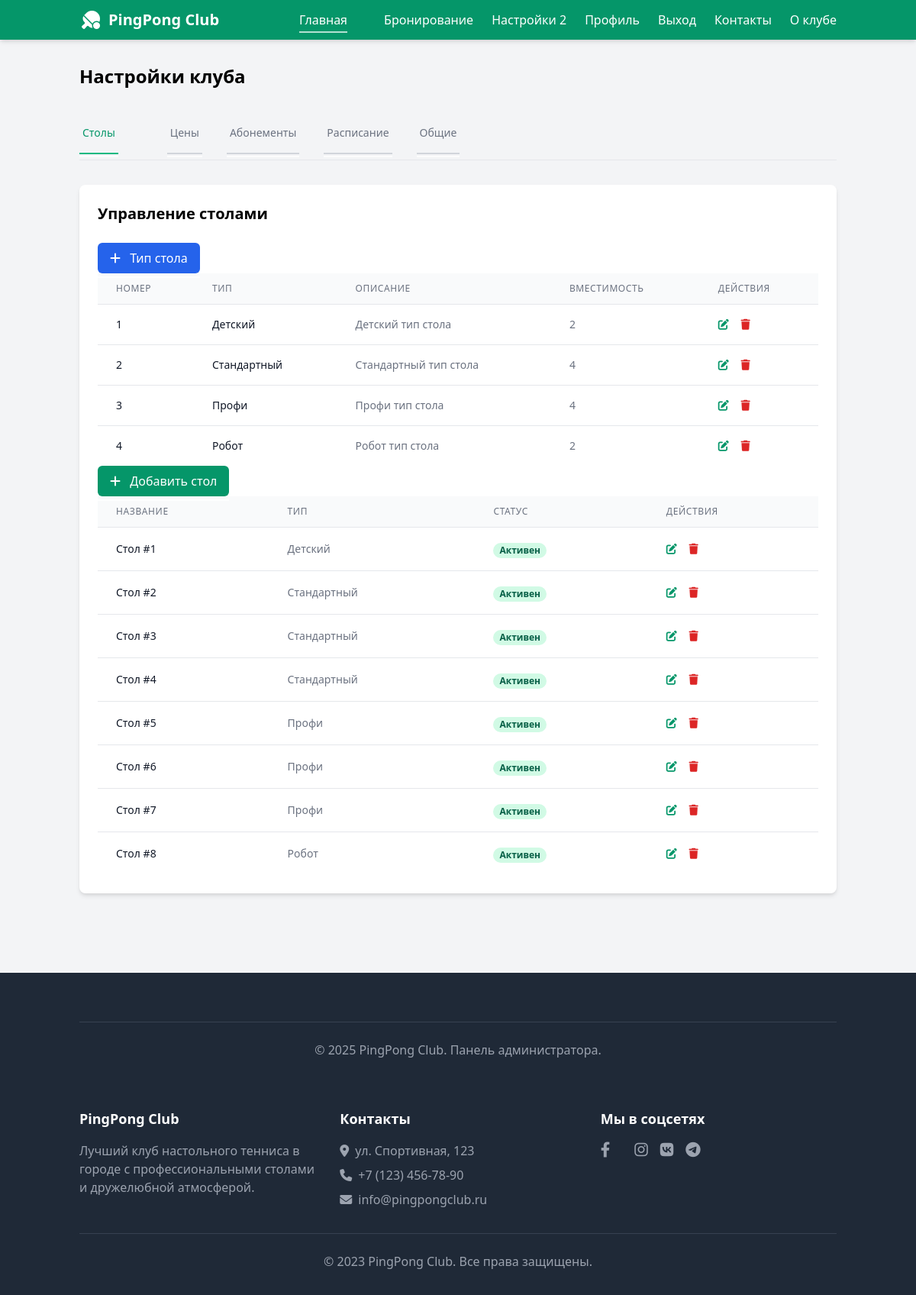
/settings/tables/ (signed in), run on the app's committed database.
### bookings/models.py (models this page shows, shortened)
class TableType(models.Model):
    name = models.CharField(max_length=50, verbose_name="Название типа")
    description = models.TextField(blank=True, verbose_name="Описание")
    default_capacity = models.PositiveIntegerField(default=2, verbose_name="Вместимость по умолчанию")
    class Meta:
        verbose_name = "Тип стола"
        verbose_name_plural = "Типы столов"
    def __str__(self):
        return self.name

class Table(models.Model):
    number = models.PositiveIntegerField(unique=True, verbose_name="Номер стола")
    table_type = models.ForeignKey(TableType, on_delete=models.PROTECT, verbose_name="Тип стола")
    is_active = models.BooleanField(default=True, verbose_name="Активен")
    description = models.TextField(blank=True, verbose_name="Дополнительное описание")
    class Meta:
        verbose_name = "Стол"
        verbose_name_plural = "Столы"
        ordering = ['number']

### admin_settings/views.py (the view, shortened to what this page needs)
# urls.py: path('<str:active_tab>/', ClubSettingsView.as_view(), name='club_settings'),
class ClubSettingsView(LoginRequiredMixin, View):
    template_name = 'admin/admin-settings.html'
    def get(self, request, *args, **kwargs):
        active_tab = kwargs.get('active_tab', 'tables')
        context = self.get_context_data(active_tab)
        return render(request, self.template_name, context)
    def get_context_data(self, active_tab):
        context = {
            'active_tab': active_tab,
            'club_settings': ClubSettings.objects.first() or ClubSettings.objects.create(),
            'notifications': NotificationSettings.objects.first(),
            'settings_form': ClubSettingsForm
        }
        if active_tab == 'tables':
            context.update({
                'tables': Table.objects.all(),
                'table_form': TableForm(),
                'table_type_form': TableTypeForm(),  # Добавьте эту строку
                'table_types': TableType.objects.all(),
            })
        elif active_tab == 'memberships':
            context.update({
                'membership_types': MembershipType.objects.all(),
                'membership_form': MembershipTypeForm(),
            })
        return context

### templates/admin/admin-settings.html (shortened to what this page needs)
    {% extends 'base.html' %}
    {% load static %}
    {% block content %}
        <main class="container mx-auto px-4 py-8">
            <h1 class="text-2xl font-bold mb-8">Настройки клуба</h1>
            <div class="mb-8 overflow-x-auto">
                <div class="border-b border-gray-200 w-max min-w-full">
                    <nav class="-mb-px flex space-x-8 overflow-x-auto pb-2">
                        <a href="{% url 'admin_settings:club_settings' 'tables' %}"
                           class="{% if active_tab == 'tables' %}border-green-500 text-green-600{% else %}border-transparent text-gray-500 hover:text-gray-700 hover:border-2 border-gray-300{% endif %} whitespace-nowrap py-4 px-1 border-b-2 font-medium text-sm">
                            Столы
                        </a>
                        <a href="{% url 'admin_settings:club_settings' 'pricing' %}"
                           class="{% if active_tab == 'pricing' %}border-green-500 text-green-600{% else %}border-transparent text-gray-500 hover:text-gray-700 hover:border-2 border-gray-300{% endif %} whitespace-nowrap py-4 px-1 border-b-2 font-medium text-sm">
                            Цены
                        </a>
                        <a href="{% url 'admin_settings:club_settings' 'memberships' %}"
                           class="{% if active_tab == 'memberships' %}border-green-500 text-green-600{% else %}border-transparent text-gray-500 hover:text-gray-700 hover:border-2 border-gray-300{% endif %} whitespace-nowrap py-4 px-1 border-b-2 font-medium text-sm">
                            Абонементы
                        </a>
                        <a href="{% url 'admin_settings:club_settings' 'schedule' %}"
                           class="{% if active_tab == 'schedule' %}border-green-500 text-green-600{% else %}border-transparent text-gray-500 hover:text-gray-700 hover:border-2 border-gray-300{% endif %} whitespace-nowrap py-4 px-1 border-b-2 font-medium text-sm">
                            Расписание
                        </a>
                        <a href="{% url 'admin_settings:club_settings' 'general' %}"
                           class="{% if active_tab == 'general' %}border-green-500 text-green-600{% else %}border-transparent text-gray-500 hover:text-gray-700 hover:border-2 border-gray-300{% endif %} whitespace-nowrap py-4 px-1 border-b-2 font-medium text-sm">
                            Общие
                        </a>
                    </nav>
                </div>
            </div>
            {% if active_tab == 'tables' %}
                {% include 'admin/settings_templates/tables_settings.html' %}
            {% elif active_tab == 'pricing' %}
                {% include 'admin/settings_templates/pricing_settings.html' %}
            {% elif active_tab == 'memberships' %}
                {% include 'admin/settings_templates/memberships_settings.html' %}
            {% elif active_tab == 'schedule' %}
                {% include 'admin/settings_templates/schedule_settings.html' %}
            {% elif active_tab == 'general' %}
                {% include 'admin/settings_templates/general_settings.html' %}
            {% endif %}
        </main>
        <footer class="bg-gray-800 text-white py-8 mt-12">
            <div class="container mx-auto px-4">
                <div class="border-t border-gray-700 mt-8 pt-6 text-center text-gray-400">
                    <p>&copy; {% now "Y" %} PingPong Club. Панель администратора.</p>
                </div>
            </div>
        </footer>
    {% endblock %}
    {% block extrascripts %}
        {{ block.super }}
    {% endblock %}

### templates/base.html (shortened to what this page needs)
<!DOCTYPE html>
{% load static %}
<html lang="en">
<head>
</head>
{% block extracss %}
    <link href="{% static 'css/flowbite.min.css' %}" rel="stylesheet"/>
    <link href="https://cdn.jsdelivr.net/npm/tailwindcss@2.2.19/dist/tailwind.min.css" rel="stylesheet">
    <link href="https://cdn.jsdelivr.net/npm/flatpickr/dist/flatpickr.min.css" rel="stylesheet">
    <link rel="stylesheet" href="https://cdnjs.cloudflare.com/ajax/libs/font-awesome/6.4.0/css/all.min.css">
    <link rel="stylesheet" href="{% static 'css/styles.css' %}">
{% endblock extracss %}
<body class="bg-gray-100 min-h-screen">
<header class="bg-green-600 text-white shadow-md">
    <div class="container mx-auto px-4 py-3 flex justify-between items-center">
        <div class="flex items-center">
            <i class="fas fa-table-tennis-paddle-ball text-2xl mr-2"></i>
            <a href="{% url 'main:index' %}"><h1 class="text-xl font-bold">PingPong Club</h1></a>
        </div>
        <nav class="hidden md:block">
            <ul class="flex space-x-6">
                <li><a href="{% url 'main:index' %}" class="hover:text-green-200 font-medium">Главная</a></li>
                <li><a href="{% url 'bookings:bookings' %}" class="hover:text-green-200">Бронирование</a></li>
               {% if user.is_authenticated and user.role == 'ADMIN' %}
                    <li><a href="{% url 'admin_settings:club_settings' 'general' %}" class="hover:text-green-200">Настройки
                        2</a></li>
                    <li><a href="{% url 'accounts:profile' %}" class="hover:text-green-200">Профиль</a></li>
                    <li><a href="{% url 'accounts:logout' %}" class="hover:text-green-200">Выход</a></li>
                {% endif %}
                <li><a href="{% url 'main:contacts' %}" class="hover:text-green-200">Контакты</a></li>
                <li><a href="{% url 'main:about' %}" class="hover:text-green-200">О клубе</a></li>
            </ul>
        </nav>
    </div>
</header>
{% block content %}
{% endblock %}
<footer class="bg-gray-800 text-white py-8">
    <div class="container mx-auto px-4">
        <div class="grid grid-cols-1 md:grid-cols-3 gap-8">
            <div>
                <h3 class="text-lg font-semibold mb-4">PingPong Club</h3>
                <p class="text-gray-400">Лучший клуб настольного тенниса в городе с профессиональными столами и
                    дружелюбной атмосферой.</p>
            </div>
            <div>
                <h3 class="text-lg font-semibold mb-4">Контакты</h3>
                <ul class="space-y-2 text-gray-400">
                    <li class="flex items-center">
                        <i class="fas fa-map-marker-alt mr-2"></i>
                        <span>ул. Спортивная, 123</span>
                    </li>
                    <li class="flex items-center">
                        <i class="fas fa-phone mr-2"></i>
                        <span>+7 (123) 456-78-90</span>
                    </li>
                    <li class="flex items-center">
                        <i class="fas fa-envelope mr-2"></i>
                        <span>info@pingpongclub.ru</span>
                    </li>
                </ul>
            </div>
            <div>
                <h3 class="text-lg font-semibold mb-4">Мы в соцсетях</h3>
                <div class="flex space-x-4">
                    <a href="#" class="text-gray-400 hover:text-white transition duration-300">
                        <i class="fab fa-facebook-f text-xl"></i>
                    </a>
                    <a href="#" class="text-gray-400 hover:text-white transition duration-300">
                        <i class="fab fa-instagram text-xl"></i>
                    </a>
                    <a href="#" class="text-gray-400 hover:text-white transition duration-300">
                        <i class="fab fa-vk text-xl"></i>
                    </a>
                    <a href="#" class="text-gray-400 hover:text-white transition duration-300">
                        <i class="fab fa-telegram text-xl"></i>
                    </a>
                </div>
            </div>
        </div>
        <div class="border-t border-gray-700 mt-8 pt-6 text-center text-gray-400">
            <p>&copy; 2023 PingPong Club. Все права защищены.</p>
        </div>
    </div>
</footer>
{% block extrascripts %}
    <script src="https://cdn.jsdelivr.net/npm/@tailwindcss/browser@4"></script>
{% endblock %}
</body>
</html>

### templates/admin/settings_templates/tables_settings.html (shortened to what this page needs)
<div id="tab-tables" class="tab-content">
    <div class="bg-white rounded-lg shadow-md p-4 md:p-6 mb-6">
        <div class="flex flex-col sm:flex-row sm:justify-between sm:items-center mb-4 md:mb-6">
            <h2 class="text-lg md:text-xl font-semibold mb-3 sm:mb-0">Управление столами</h2>
        </div>
        <div class="overflow-x-auto ">
            <button onclick="document.getElementById('add-table-type-modal').classList.remove('hidden')"
                    class="bg-blue-600 hover:bg-blue-700 text-white font-medium py-1.5 px-3 md:py-2 md:px-4 rounded-md transition duration-300 text-sm md:text-base">
                <i class="fas fa-plus mr-1 md:mr-2"></i> Тип стола
            </button>
            <table class="min-w-full divide-y divide-gray-200">
                <thead class="bg-gray-50">
                <tr>
                    <th class="px-3 py-2 md:px-6 md:py-3 text-left text-xs font-medium text-gray-500 uppercase tracking-wider">
                        Номер
                    </th>
                    <th class="px-3 py-2 md:px-6 md:py-3 text-left text-xs font-medium text-gray-500 uppercase tracking-wider">
                        Тип
                    </th>
                    <th class="px-3 py-2 md:px-6 md:py-3 text-left text-xs font-medium text-gray-500 uppercase tracking-wider">
                        Описание
                    </th>
                    <th class="px-3 py-2 md:px-6 md:py-3 text-left text-xs font-medium text-gray-500 uppercase tracking-wider">
                        Вместимость
                    </th>
                    <th class="px-3 py-2 md:px-6 md:py-3 text-left text-xs font-medium text-gray-500 uppercase tracking-wider">
                        Действия
                    </th>
                </tr>
                </thead>
                <tbody class="bg-white divide-y divide-gray-200">
                {% for table_type in table_types %}
                    <tr>
                        <td class="px-3 py-3 md:px-6 md:py-4 whitespace-nowrap text-sm font-medium text-gray-900">{{ forloop.counter }}</td>
                        <td class="px-3 py-3 md:px-6 md:py-4 whitespace-nowrap text-sm font-medium text-gray-900">{{ table_type.name }}</td>
                        <td class="px-3 py-3 md:px-6 md:py-4 whitespace-nowrap text-sm text-gray-500">{{ table_type.description }}</td>
                        <td class="px-3 py-3 md:px-6 md:py-4 whitespace-nowrap text-sm text-gray-500">{{ table_type.default_capacity }}</td>
                        <td class="px-3 py-3 md:px-6 md:py-4 whitespace-nowrap text-sm font-medium">
                            <button onclick="openEditTableTypeModal({{ table_type.id }})"
                                    class="text-green-600 hover:text-green-900 mr-2 md:mr-3">  <i class="fas fa-edit"></i>
                            </button>
                            <button onclick="deleteTableType({{ table_type.id }})"
                                    class="text-red-600 hover:text-red-900">
                                <i class="fas fa-trash"></i>
                            </button>
                        </td>
                    </tr>
                {% endfor %}
                </tbody>
            </table>
        </div>
        <div class="overflow-x-auto">
            <button onclick="document.getElementById('add-table-modal').classList.remove('hidden')"
                    class="bg-green-600 hover:bg-green-700 text-white font-medium py-1.5 px-3 md:py-2 md:px-4 rounded-md transition duration-300 text-sm md:text-base">
                <i class="fas fa-plus mr-1 md:mr-2"></i> Добавить стол
            </button>
            <table class="min-w-full divide-y divide-gray-200">
                <thead class="bg-gray-50">
                <tr>
                    <th class="px-3 py-2 md:px-6 md:py-3 text-left text-xs font-medium text-gray-500 uppercase tracking-wider">
                        Название
                    </th>
                    <th class="px-3 py-2 md:px-6 md:py-3 text-left text-xs font-medium text-gray-500 uppercase tracking-wider">
                        Тип
                    </th>
                    <th class="px-3 py-2 md:px-6 md:py-3 text-left text-xs font-medium text-gray-500 uppercase tracking-wider">
                        Статус
                    </th>
                    <th class="px-3 py-2 md:px-6 md:py-3 text-left text-xs font-medium text-gray-500 uppercase tracking-wider">
                        Действия
                    </th>
                </tr>
                </thead>
                <tbody class="bg-white divide-y divide-gray-200">
                {% for table in tables %}
                    <tr>
                        <td class="px-3 py-3 md:px-6 md:py-4 whitespace-nowrap text-sm font-medium text-gray-900">Стол
                            #{{ table.number }}</td>
                        <td class="px-3 py-3 md:px-6 md:py-4 whitespace-nowrap text-sm text-gray-500">{{ table.table_type }}</td>
                        <td class="px-3 py-3 md:px-6 md:py-4 whitespace-nowrap">
              <span class="px-2 inline-flex text-xs leading-5 font-semibold rounded-full {% if table.is_active %}bg-green-100 text-green-800{% else %}bg-red-100 text-red-800{% endif %}">
                {% if table.is_active %}Активен{% else %}Неактивен{% endif %}
              </span>
                        </td>
                        <td class="px-3 py-3 md:px-6 md:py-4 whitespace-nowrap text-sm font-medium">
                            <button onclick="openEditTableModal({{ table.id }})"
                                    class="text-green-600 hover:text-green-900 mr-2 md:mr-3">  <i class="fas fa-edit"></i>
                            </button>
                            <form action="{% url 'admin_settings:table_delete' table.id %}" method="post"
                                  class="inline">
                                <button type="submit" class="text-red-600 hover:text-red-900">
                                    <i class="fas fa-trash"></i>
                                </button>
                            </form>
                        </td>
                    </tr>
                {% endfor %}
                </tbody>
            </table>
        </div>
    </div>
</div>

### data on the page
TableType: name "Детский", description "Детский тип стола", default_capacity "2"
TableType: name "Стандартный", description "Стандартный тип стола", default_capacity "4"
TableType: name "Профи", description "Профи тип стола", default_capacity "4"
TableType: name "Робот", description "Робот тип стола", default_capacity "2"
Table: number "1", table_type "Детский", is_active "Активен"
Table: number "2", table_type "Стандартный", is_active "Активен"
Table: number "3", table_type "Стандартный", is_active "Активен"
Table: number "4", table_type "Стандартный", is_active "Активен"
Table: number "5", table_type "Профи", is_active "Активен"
Table: number "6", table_type "Профи", is_active "Активен"
Table: number "7", table_type "Профи", is_active "Активен"
Table: number "8", table_type "Робот", is_active "Активен"
